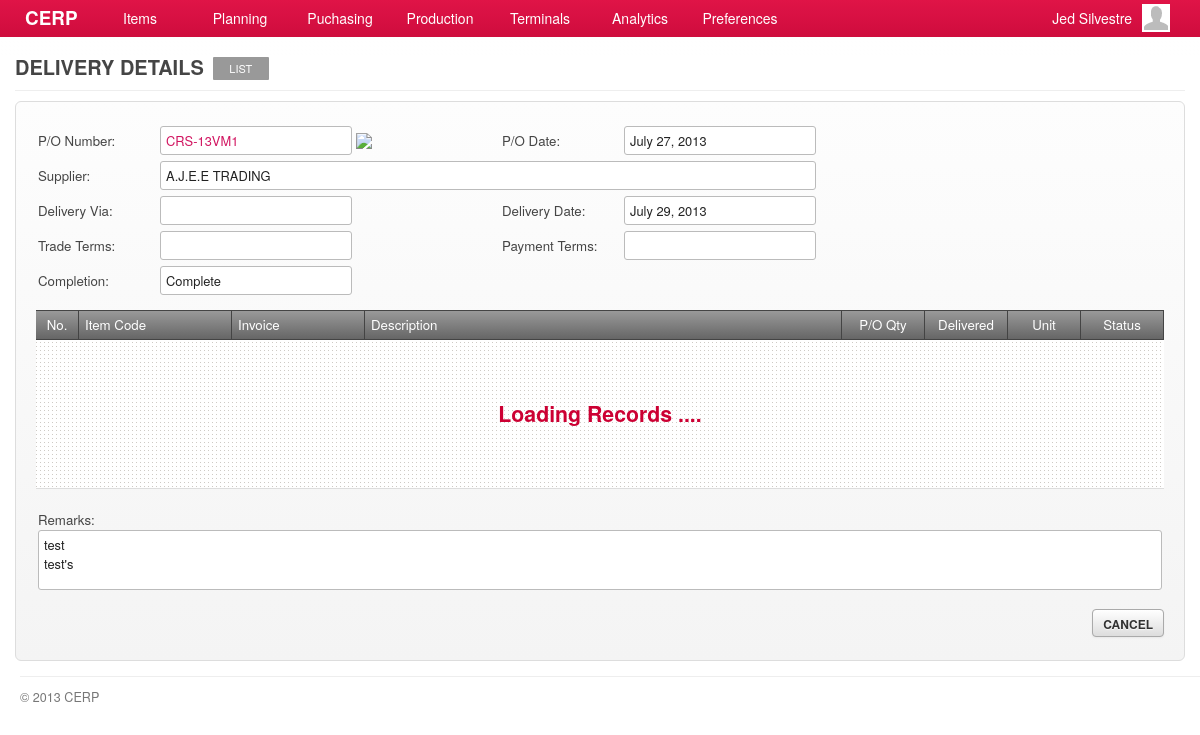
The page /account/deliveries-show.php?id=1 (signed in) on the database as committed earlier.
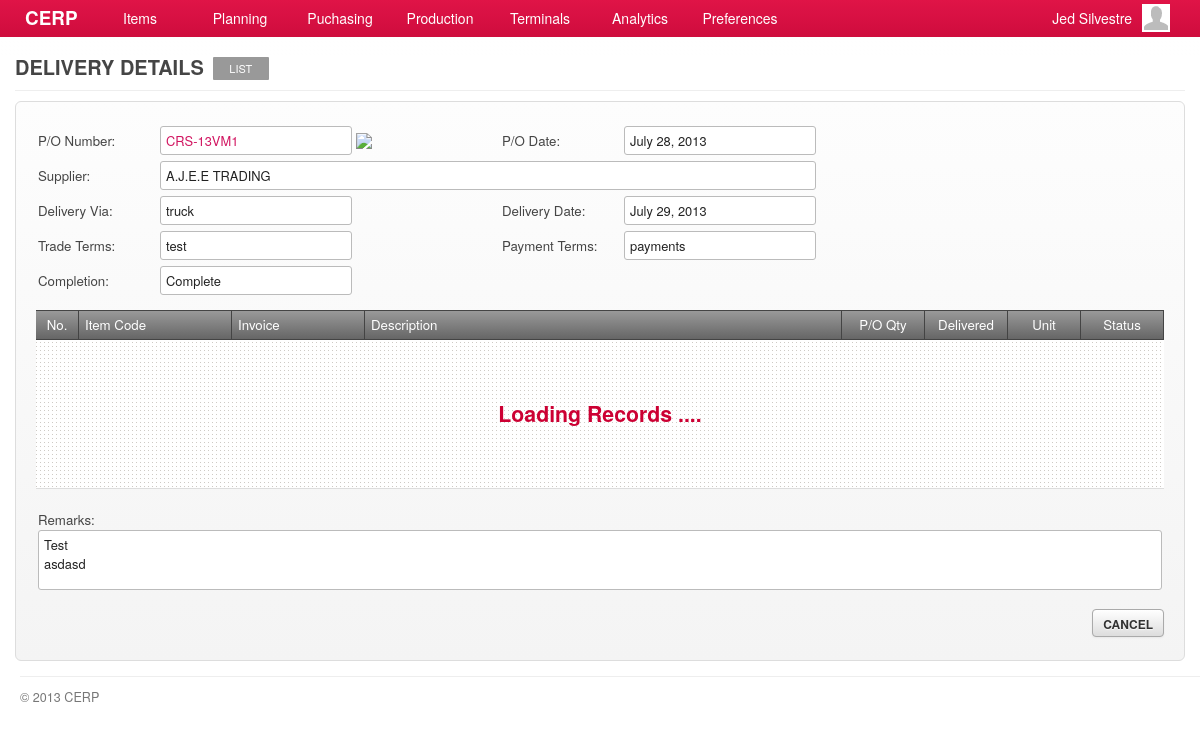
The same page on the database as committed later.
### tables this page shows
CREATE TABLE `capabilities` (
  `id` int(11) NOT NULL AUTO_INCREMENT,
  `title` varchar(45) DEFAULT NULL,
  `name` varchar(45) DEFAULT NULL,
  `capability` varchar(45) DEFAULT NULL,
  `url` varchar(45) DEFAULT NULL,
  `parent` int(11) DEFAULT NULL,
  PRIMARY KEY (`id`)
);

CREATE TABLE `deliveries` (
  `id` bigint(20) NOT NULL AUTO_INCREMENT,
  `purchase_id` int(11) DEFAULT NULL,
  `delivery_via` varchar(80) DEFAULT NULL,
  `delivery_date` date DEFAULT NULL,
  `remarks` varchar(180) DEFAULT NULL,
  `status` int(4) DEFAULT '13',
  `completion_status` int(11) DEFAULT '19',
  `updated_at` datetime DEFAULT NULL,
  `created_at` datetime DEFAULT NULL,
  PRIMARY KEY (`id`)
);

CREATE TABLE `purchases` (
  `id` bigint(20) NOT NULL AUTO_INCREMENT,
  `supplier_id` int(11) DEFAULT NULL,
  `po_number` varchar(45) DEFAULT NULL,
  `po_date` date DEFAULT NULL,
  `payment_terms` varchar(80) DEFAULT NULL,
  `terms` varchar(80) DEFAULT NULL,
  `delivery_via` varchar(80) DEFAULT NULL,
  `delivery_date` date DEFAULT NULL,
  `total_amount` decimal(10,2) DEFAULT NULL,
  `remarks` varchar(180) DEFAULT NULL,
  `status` int(3) DEFAULT '9',
  `completion_status` int(11) DEFAULT NULL,
  `created_by` int(11) DEFAULT NULL,
  `created_at` datetime DEFAULT NULL,
  `checked_by` int(11) DEFAULT NULL,
  `checked_at` datetime DEFAULT NULL,
  `approved_by` int(11) DEFAULT NULL,
  `approved_at` datetime DEFAULT NULL,
  `updated_at` datetime DEFAULT NULL,
  PRIMARY KEY (`id`)
);

CREATE TABLE `suppliers` (
  `id` int(11) NOT NULL AUTO_INCREMENT,
  `supplier_code` varchar(45) DEFAULT NULL,
  `name` varchar(100) DEFAULT NULL,
  `address` varchar(100) DEFAULT NULL,
  `country` int(11) DEFAULT NULL,
  `representative` varchar(100) DEFAULT NULL,
  `contact_no1` varchar(45) DEFAULT NULL,
  `contact_no2` varchar(45) DEFAULT NULL,
  `fax_no` varchar(45) DEFAULT NULL,
  `email` varchar(45) DEFAULT NULL,
  `supplier_type` int(11) DEFAULT NULL,
  `product_service` int(11) DEFAULT NULL,
  `term_of_payment` int(11) DEFAULT NULL,
  `description` tinytext,
  `created_at` timestamp NULL DEFAULT NULL,
  `updated_at` timestamp NULL DEFAULT NULL,
  PRIMARY KEY (`id`)
);

CREATE TABLE `lookup_status` (
  `id` int(11) NOT NULL AUTO_INCREMENT,
  `code` varchar(7) DEFAULT NULL,
  `description` varchar(45) DEFAULT NULL,
  `parent` varchar(6) DEFAULT NULL,
  `created_at` timestamp NULL DEFAULT NULL,
  `updated_at` timestamp NULL DEFAULT NULL,
  PRIMARY KEY (`id`)
);

### include/general.class.php (called while the page is built, shortened)
<?php
require('database.class.php');
require('capabilities.class.php');
require('posts.class.php');
require('query.class.php');
require('role.class.php');
$HostAccount	= "account";
$DB				= new MySQL;
  $Host			= "cerp";
  $HostAccount	= "/".$Host."/".$HostAccount;
  $DB->database	= "cerpdb";
  $DB->username	= "cerpuser";
  $DB->password	= "cerpuser";
  $DB->hostname	= "localhost";
$Capabilities	= new Capabilities($DB);
$Query			= new Query($DB);
$Signed			= $_SESSION['user'];
$Role		= new Role($DB, $Signed['id']);
require('functions.php');
?>

### include/role.class.php (called while the page is built, shortened)
<?php
class Role
{
	private $DB;
	private $user_id;
	function Role($db, $uid) {
  	$this->DB = $db;
		$this->user_id = $uid;
  }
	function isCapableByName($cap_name) {
		foreach ($this->getUserRoles() as $user_role) {
			$result = $this->DB->Find('role_capabilities', array(
						  			'columns' 		=> 'role_capabilities.*',
						  			'joins' => 'INNER JOIN capabilities ON capabilities.id = role_capabilities.capability_id',
						  	    'conditions' 	=> 'capabilities.capability="'. $cap_name .'" AND role_id='. $user_role['role_id']));
			if(isset($result)) {
				return TRUE;
			}
		}
	}
	function getUserRoles() {
		$result = $this->DB->Get('user_roles', array(
						  			'columns' 		=> 'user_roles.role_id, roles.name',
						  			'joins' => 'INNER JOIN roles ON roles.id = user_roles.role_id',
						  	    'conditions' 	=> 'user_roles.user_id='. $this->user_id));
		if(isset($result)) {
			return $result;
		}
	}
}

### include/database.class.php (called while the page is built, shortened)
<?php
class MySQL {
  public $username	= "cerpuser";
  public $password	= "cerpuser";
  public $hostname	= "localhost";
  public function Connect() {
    $conn = mysql_connect($this->hostname, $this->username, $this->password) or die("<br/><span class='notice'><p class='error'><strong>ERROR!</strong> Unable to connect to MySQL! </p></span>");
    return $conn;
  }
  public function Query($sql) {
  	$conn = $this->Connect();
    $result = mysql_query($sql, $conn);
	return $result;
  }
	function Find($table, $args='') {
  	if (isset($args)) {
  	  $args['columns'] = (isset($args['columns']) ? $args['columns'] : '*');
  	  $args['joins'] = (isset($args['joins']) ? $args['joins'] : '');
	 	 	$args['conditions'] = ($args['conditions'] == '' ? '' : 'where '.$args['conditions']);
		}
		$sql = "SELECT ".$args['columns']." FROM ".$table." ".$args['joins']." ".$args['conditions'];
		$row = $this->IsEmpty($this->Query($sql));
		return mysql_fetch_array($row);
  }
  function Get($table, $args='') {
  	if (isset($args)) {
  	  $args['columns'] = (isset($args['columns']) ? $args['columns'] : '*');
  	  $args['joins'] = (isset($args['joins']) ? $args['joins'] : '');
		  $args['conditions'] = ($args['conditions'] == '' ? '' : 'WHERE '.$args['conditions']);
  	  $args['order'] = (isset($args['order']) ? ' ORDER BY '.$args['order'] : '');
  	  $args['limit'] = (isset($args['limit']) ? ' LIMIT '.$args['limit'] : '');
  	  $args['group'] = (isset($args['group']) ? ' GROUP BY '.$args['group'] : '');
		}
		$data = array();
		$sql = "SELECT ".$args['columns']." FROM ".$table." ".$args['joins']." ".$args['conditions']." ".$args['group']." ".$args['order']." ".$args['limit'];
		$result = $this->IsEmpty($this->Query($sql));
		if(!empty($result)) {
	      while ($row = mysql_fetch_array($result)) {
	        $data[] = $row;
	      }
		}
		return $data;
  }
	function Fetch($table, $args='') {
  	if (isset($args)) {
  	  $args['columns'] = (isset($args['columns']) ? $args['columns'] : '*');
  	  $args['joins'] = (isset($args['joins']) ? $args['joins'] : '');
			$args['conditions'] = (isset($args['conditions']) && $args['conditions'] != '') ? ' WHERE '.$args['conditions'] : '';
			$args['order'] = (isset($args['order']) ? ' ORDER BY '.$args['order'] : '');
			$args['limit'] = (isset($args['limit']) ? ' LIMIT '.$args['limit'] : '');
			$args['group'] = (isset($args['group']) ? ' GROUP BY '.$args['group'] : '');
    }
	$data = array();
    $sql = "SELECT ".$args['columns'];
    $sql .= " FROM ".$table." ".$args['joins'];
    $sql .= $args['conditions'];
    $sql .= $args['group'];
    $sql .= $args['order'];
    $sql .= $args['limit'];
	$result = $this->IsEmpty($this->Query($sql));
	if(!empty($result)) {
      while ($row = mysql_fetch_array($result, MYSQL_ASSOC)) {
        $data[] = $row;
      }
	}
	return $data;
  }
  private function IsEmpty($result) {
    if(mysql_num_rows($result) > 0) return $result;
    return null;
  }
}

### include/capabilities.class.php (called while the page is built, shortened)
<?php
class Capabilities {
  private $DB;
	public $All;
	function Capabilities($db) {
		$this->DB = $db;
		$this->GetCapabilities();
	}
  function GetTitle() {
    global $capability_key;
	return $this->All[$capability_key]['title'];
  }
	function GetCapabilities() {
		$capabilities = $this->DB->Get('capabilities', array(
					  			'columns' 		=> 'id, capability, title, name, parent, url',
					  	    'conditions' 	=> 'parent IS NOT null ORDER BY parent'));
		$all = array();
		foreach ($capabilities as $cap) {
			$all[$cap['capability']] = array('title' => $cap['title'],'name' => $cap['name'], 'url' => $cap['url'], 'parent' => $cap['parent']);
		}
		$this->All = $all;
	}
}

### include/query.class.php (called while the page is built, shortened)
<?php
class Query {
  private $DB;
  function Query($db) {
  	$this->DB = $db;
  }
  function delivery_by_id($id) {
  	$query = $this->DB->Fetch('deliveries', array(
               'columns'  => 'deliveries.id, purchases.id AS pid, purchases.po_number, suppliers.id AS supplier_id, suppliers.name AS supplier_name,
                              deliveries.delivery_date, deliveries.delivery_via, purchases.terms, purchases.payment_terms,
                              purchases.total_amount, deliveries.remarks, lookup_status.description AS status, lookup_status1.description AS completion_status,
                              purchases.po_date, deliveries.status AS status_id',
               'joins' => 'INNER JOIN purchases ON purchases.id = deliveries.purchase_id
               						 INNER JOIN suppliers ON suppliers.id = purchases.supplier_id
                           INNER JOIN lookup_status ON lookup_status.id = deliveries.status
                           INNER JOIN lookup_status AS lookup_status1 ON lookup_status1.id = deliveries.completion_status',
               'conditions' => 'deliveries.id = '. $id)
             );
		if(!empty($query)) return $query[0];
		return null;
  }
}

### account/deliveries-show.php (the view, shortened to what the rows shown need)
<?php
  $capability_key = 'show_deliveries';
  require('header.php');
	$allowed = $Role->isCapableByName($capability_key);
	if(!$allowed) {
		require('inaccessible.php');
	}else{
  	$delivery = $Query->delivery_by_id($_GET['id']);
?>
      <div id="page">
        <div id="page-title">
          <h2>
            <span class="title"><?php echo $Capabilities->GetTitle(); ?></span>
			      <?php
						  echo '<a href="'.$Capabilities->All['deliveries']['url'].'" class="nav">'.$Capabilities->All['deliveries']['name'].'</a>';
						?>
          </h2>
        </div>
        <div id="content">
          <form id="delivery-form" action="<?php host($Capabilities->GetUrl()) ?>" method="POST" class="form-container">
             <div>
             	<table>
                   <tr>
                      <td width="120">P/O Number:</td><td width="340"><input type="text" value="<?php echo $delivery['po_number']; ?>" class="text-field magenta" readonly/>
                      	<?php echo $linkto = (isset($delivery['pid'])) ? link_to('purchases-show.php?id='.$delivery['pid']) : '' ?>
                      </td>
                      <td width="120">P/O Date:</td><td width="340"><input type="text" value="<?php echo date("F d, Y", strtotime($delivery['po_date'])); ?>" class="text-field" readonly/>
                   </tr>
                   <tr>
                      <td>Supplier:</td>
                      <td colspan="99">
                        <input type="text" value="<?php echo $delivery['supplier_name']; ?>" class="text-field" style="width:644px;" readonly/>
                      </td>
                   </tr>
                   <tr>
                      <td>Delivery Via:</td><td><input type="text" value="<?php echo $delivery['delivery_via']; ?>" class="text-field" readonly/></td>
                      <td>Delivery Date:</td><td><input type="text" value="<?php echo date("F d, Y", strtotime($delivery['delivery_date'])) ?>" class="text-field text-date" readonly/></td>
                   </tr>
                   <tr>
                      <td>Trade Terms:</td><td><input type="text" value="<?php echo $delivery['terms']; ?>" class="text-field" readonly/></td>
                      <td>Payment Terms:</td><td><input type="text" value="<?php echo $delivery['payment_terms']; ?>" class="text-field" readonly/></td>
                   </tr>
                   <tr>
                      <td>Completion:</td><td><input type="text" value="<?php echo $delivery['completion_status']; ?>" class="text-field" readonly/></td>
                      <td></td><td></td>
                   </tr>
                   <tr><td height="5" colspan="99"></td></tr>
                </table>
             </div>
             <div id="grid-delivery-materials" class="grid jq-grid" style="min-height:146px;">
               <table cellspacing="0" cellpadding="0">
                 <thead>
                   <tr>
                     <td width="30" class="border-right text-center">No.</td>
                     <td width="140" class="border-right">Item Code</td>
                     <td width="120" class="border-right">Invoice</td>
                     <td class="border-right">Description</td>
                     <td width="70" class="border-right text-center">P/O Qty</td>
                     <td width="70" class="border-right text-center">Delivered</td>
                     <td width="60" class="border-right text-center">Unit</td>
                     <td width="70" class="border-right text-center">Status</td>
                   </tr>
                 </thead>
                 <tbody id="delivery-materials"></tbody>
               </table>
             </div>
             <div>
             	<table width="100%">
                   <tr><td height="5" colspan="99"></td></tr>
                   <tr>
                      <td></td>
                      <td align="right"></td>
                   </tr>
                   <tr><td colspan="2">Remarks:<br/><textarea style="min-width:650px;width:98.9%;height:50px;" readonly><?php echo $delivery['remarks']; ?></textarea></td></tr>
                </table>
             </div>
             <div class="field-command">
               <input type="button" value="CANCEL" class="btn redirect-to" rel="<?php echo host('deliveries.php'); ?>"/>
             </div>
          </form>
       </div>
     </div>
<?php }
require('footer.php'); ?>

Rows that differ between the two databases and show on the page:
changed deliveries "CRS-13VM1": purchase.po_date "July 27, 2013" → "July 28, 2013"; delivery_via (not shown) → "truck"; purchase.terms (not shown) → "test"; purchase.payment_terms (not shown) → "payments"; remarks "test test's" → "Test asdasd"
